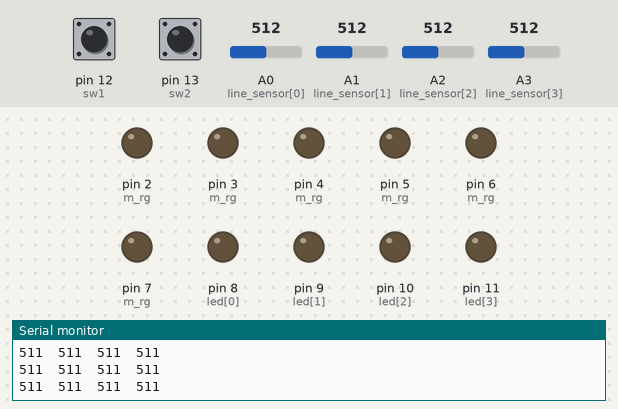
A sketch run on a simulated Arduino Uno, built with avr-gcc and run on an emulated ATmega328P. Parts: output pins drawn as LEDs (lit = HIGH), the last lines printed to the serial monitor. The inputs (shaded band) are chosen by the test bench; at power-on: pin 12 (sw1) LOW, pin 13 (sw2) LOW, A0 (line_sensor[0]) = 512, A1 (line_sensor[1]) = 512, A2 (line_sensor[2]) = 512, A3 (line_sensor[3]) = 512.

Above: at 1.2 s.
1.3 s: pin 12 (sw1) pulled HIGH for 3.2 s
At 2.1 s:
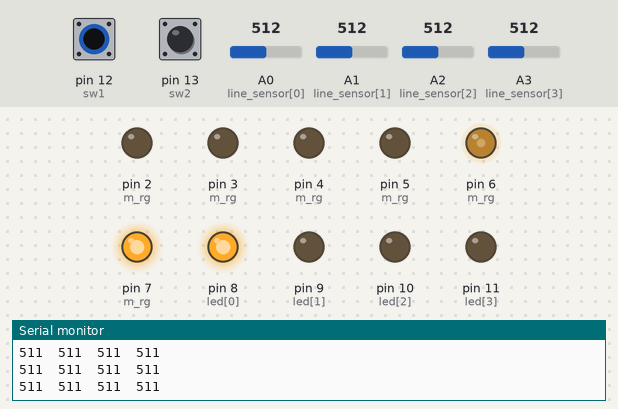
6.8 s: pin 13 (sw2) pulled HIGH for 0.15 s
At 7.6 s:
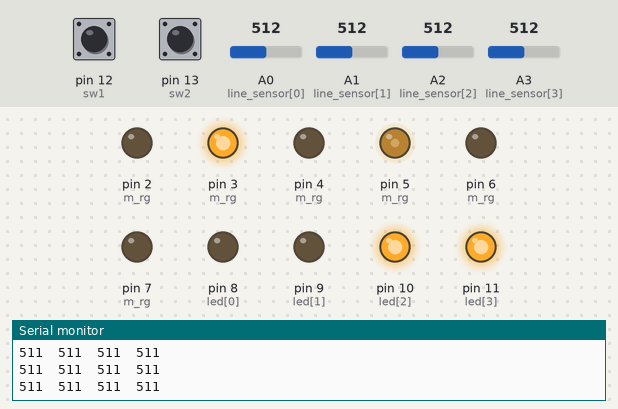
9.3 s: pin 12 (sw1) pulled HIGH for 0.15 s
At 10.7 s:
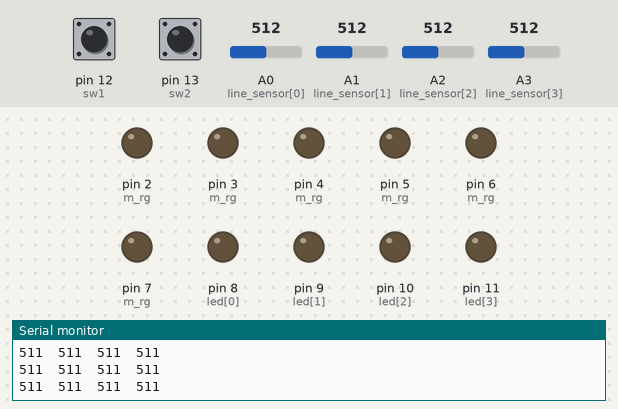
12.4 s: A0 (line_sensor[0]) set to 916
13.9 s: A0 (line_sensor[0]) set to 941
15.4 s: pin 13 (sw2) pulled HIGH for 1 s
At 16.2 s:
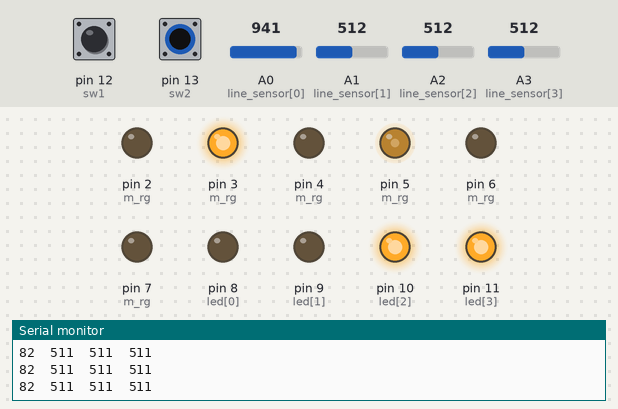
Timing chart, 0 to 18.4 s (numbered marks = the images above; inputs shaded):
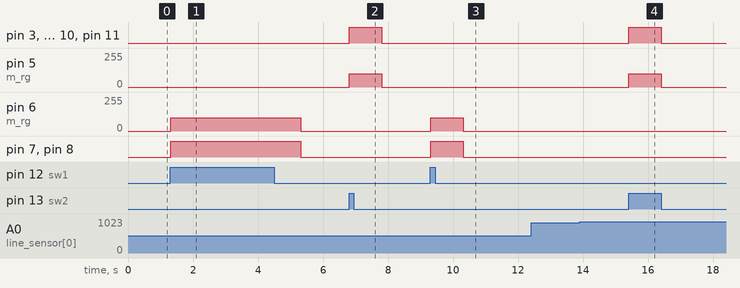

The sketch:

LineTrace_ver0.ino
```cpp
int led[4] = {8, 9, 10, 11}; //LEDのピン番号格納
int line_sensor[4] = {A0, A1, A2, A3}; //ラインセンサーのピン番号格納
int bat_volt = A4; //電源電圧
int m_rg[2][3] = {
  {7, 4, 6}, //モーター左{IN1,IN2,PWM}
  {2, 3, 5}, //モーター右
};

int val_sensor[4] = {0, 0, 0, 0}; //ラインセンサーの値格納用

#define sw1 12 //スイッチHigh時オン
#define sw2 13
#define m_r 0 //モーター番号定義
#define m_l 1

void setup() {
  Serial.begin(9600);
  pinMode(led[0], OUTPUT);
  pinMode(led[1], OUTPUT);
  pinMode(led[2], OUTPUT);
  pinMode(led[3], OUTPUT);
  pinMode(m_rg[0][0], OUTPUT); //例えばm_rg[1][2]は7を表す
  pinMode(m_rg[0][1], OUTPUT);
  pinMode(m_rg[0][2], OUTPUT);
  pinMode(m_rg[1][0], OUTPUT);
  pinMode(m_rg[1][1], OUTPUT);
  pinMode(m_rg[1][2], OUTPUT);
  pinMode(sw1, INPUT);
  pinMode(sw2, INPUT);
}

void loop() {
  //動作チェックプログラム

  for(int i = 0; i < 4; i++){ //ラインセンサーのチェック
    val_sensor[i] = 1023 - analogRead(line_sensor[i]);
  }
  Serial.print(val_sensor[0]);
  Serial.print("\t");
  Serial.print(val_sensor[1]);
  Serial.print("\t");
  Serial.print(val_sensor[2]);
  Serial.print("\t");
  Serial.println(val_sensor[3]);

  if(digitalRead(sw1) == HIGH){ //スイッチ1とモーター正転のチェック
    motor(m_r,100,true);
    digitalWrite(led[0],HIGH);
    delay(1000);
  }
  if(digitalRead(sw2) == HIGH){ //スイッチ2とモーター後転のチェック
    motor(m_l,100,false);
    digitalWrite(led[2],HIGH);
    digitalWrite(led[3],HIGH);
    delay(1000);
  }

  //動作終了処理
  for(int i = 0;i < 4;i++){
    digitalWrite(led[i],LOW);
  }
  for(int i = 0;i < 2;i++){
    for(int j = 0;j < 3;j++){
      digitalWrite(m_rg[i][j],LOW);
    }
  }
}

/*
   motor関数の説明
   引数
   モーター番号, 速度, 回す方向
*/
void motor(char num, char speed, boolean direction) {
  if (direction == true) { //正転
    digitalWrite(m_rg[num][0], HIGH);
    digitalWrite(m_rg[num][1], LOW);
    analogWrite(m_rg[num][2], speed);
  } else {
    digitalWrite(m_rg[num][0], LOW);
    digitalWrite(m_rg[num][1], HIGH);
    analogWrite(m_rg[num][2], speed);
  }
}

/*
   motor_stop関数の説明
   引数
   モーター番号
*/
void motor_stop(char num) {
  digitalWrite(m_rg[num][0], HIGH);
  digitalWrite(m_rg[num][1], HIGH);
}
```

Measured:
- after the input at 1.3 s, pin 6 (m_rg): 0/255 → 100/255 at once, → 0/255 4.0 s later; pin 7 (m_rg), pin 8 (led[0]): LOW → HIGH at once, → LOW 4.0 s later
- after the input at 6.8 s, pin 3 (m_rg), pin 10 (led[2]), pin 11 (led[3]): LOW → HIGH at once, → LOW 1.0 s later; pin 5 (m_rg): 0/255 → 100/255 at once, → 0/255 1.0 s later
- after the input at 9.3 s, pin 6 (m_rg): 0/255 → 100/255 at once, → 0/255 1.0 s later; pin 7 (m_rg), pin 8 (led[0]): LOW → HIGH at once, → LOW 1.0 s later
- after the input at 15.4 s, pin 3 (m_rg), pin 10 (led[2]), pin 11 (led[3]): LOW → HIGH at once, → LOW 1.0 s later; pin 5 (m_rg): 0/255 → 100/255 at once, → 0/255 1.0 s later
